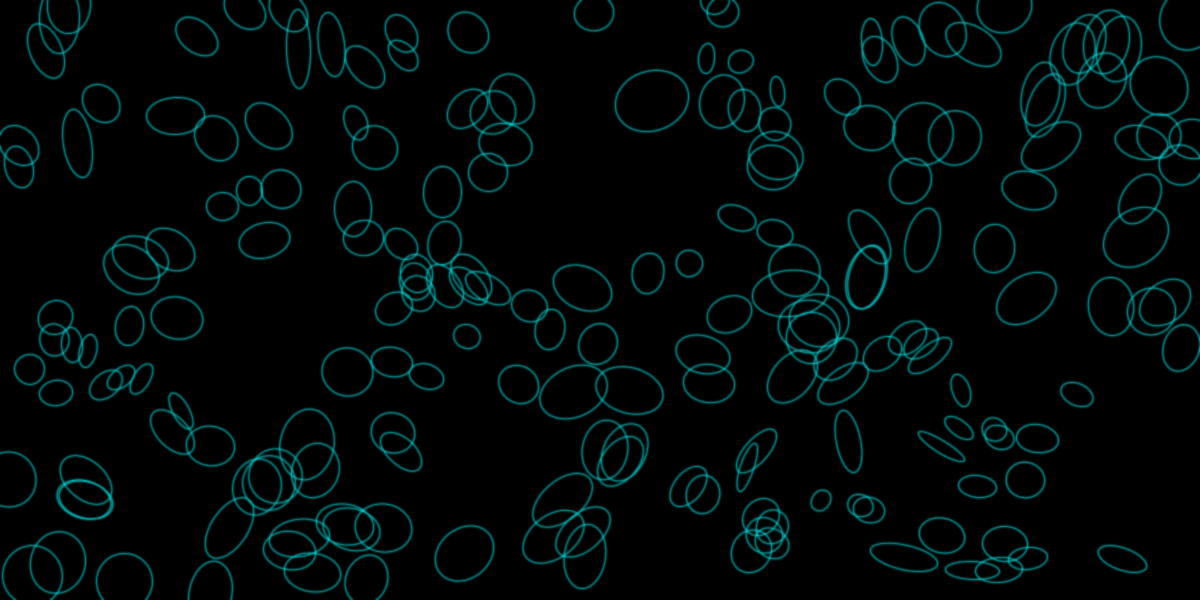
Frame 1 (no input)
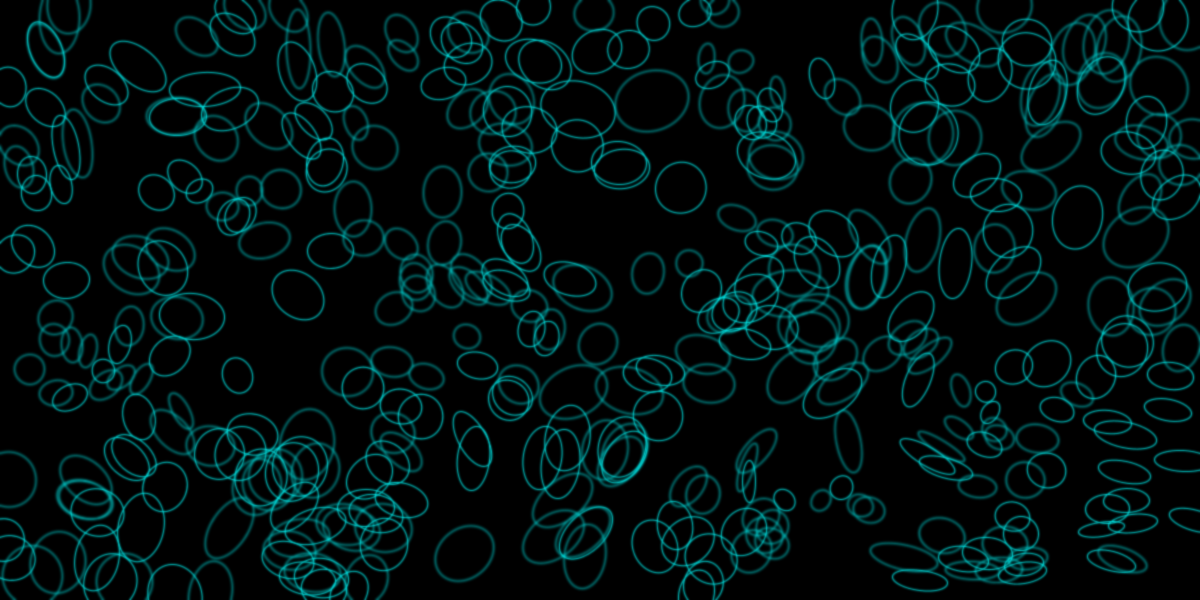
Frame 2 (the mouse pressed at the canvas centre, redrawn once)

The Processing sketch that drew these frames (run headless with seeded random() and noise(); the mouse was pressed at the canvas centre and the sketch redrawn once):

// Processing sketch: noise_with_ellipses_rotate_blur
// ── noise_with_ellipses_rotate_blur.pde
float x, y;
boolean type=true;

void setup() {
  size(1200, 600);
  smooth();
  noFill();
  background(0);
  stroke(#00FFFF);
  noLoop();
}

void draw() {

  for (int i=0; i<200; i++) {
    pushMatrix();
    if (!type) {
      x=noise(random(2*i-1, 2*i+1));
      y=noise(random(i+9, i+11));
      translate(width*x, height*y);
    } 
    else {
      x=random(3);
      y=random(3);
      translate(x*width/3, y*height/3);
    }
    rotate(2*PI*noise(x+y));
    ellipse(0, 0, 100*noise(2*(x+y), 2*(x-y)), 100*noise(2*(x-y), 2*(x+y)));
    popMatrix();
  }
  
  filter(BLUR);
}



void keyReleased() {
  if (key == 'b') background(0);
  redraw();
}

void mouseReleased() {
  type=!type;
}
